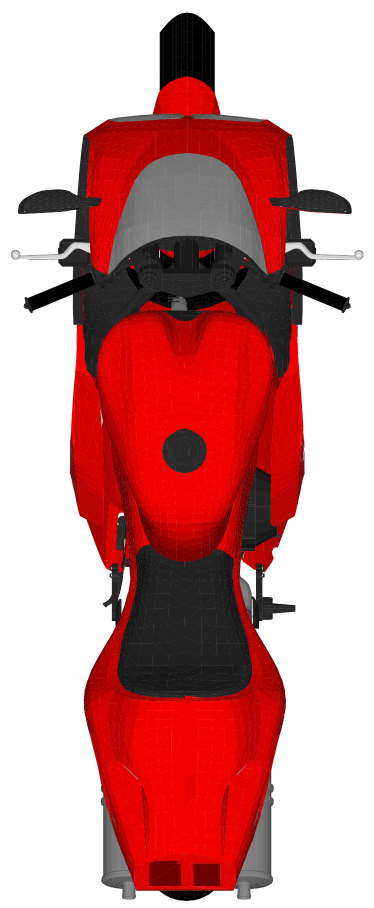
#> input picture image/car_class/motorcycle.png, 747 x 1816 px (shown at 1/2 size)
$ python test_motor.py
#> lines starting #> are read from the running program, lines starting #| are printed output that depends on the picture
import os
import json

import pandas as pd
import matplotlib.pyplot as plt
import matplotlib.animation as animation
import matplotlib.image as mpimg
from matplotlib.offsetbox import OffsetImage, AnnotationBbox
from scipy.spatial import KDTree
from pykalman import KalmanFilter
from sklearn.gaussian_process import GaussianProcessRegressor
from sklearn.gaussian_process.kernels import RBF, ConstantKernel as C
from sklearn.preprocessing import StandardScaler

# 设置文件夹路径
json_folder = "../data/video_data/"
output_folder = "../data/animation/test"

# 确保输出目录存在
os.makedirs(output_folder, exist_ok=True)

# 读取车辆图像
motorcycle_img = mpimg.imread('../image/car_class/motorcycle.png')
#> motorcycle_img is the input picture: shape (1816, 747, 4) float32; mean R, G, B, A 0.275, 0.0391, 0.0391, 0.48
auto_img = mpimg.imread('../image/car_class/auto.png')
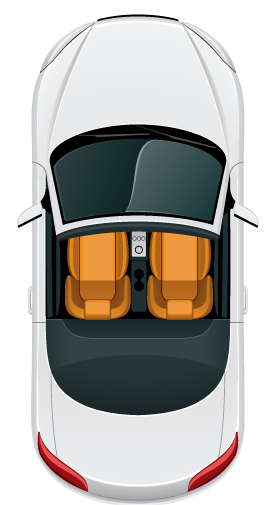
#> input picture image/car_class/auto.png, 278 x 505 px
#> auto_img is the input picture: shape (505, 278, 4) float32; mean R, G, B, A 0.409, 0.397, 0.377, 0.697
truck_img = mpimg.imread('../image/car_class/truck.png')
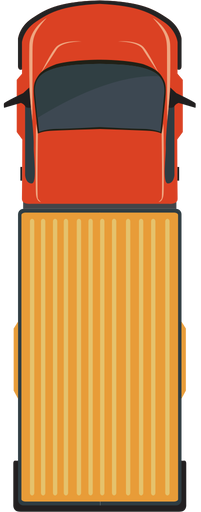
#> input picture image/car_class/truck.png, 201 x 512 px
#> truck_img is the input picture: shape (512, 201, 4) float32; mean R, G, B, A 0.612, 0.388, 0.199, 0.806
# 读取第一辆车替换图像(第一辆车默认变道车)
first_motorcycle_img = mpimg.imread('../image/car_class/first_motorcycle.png')
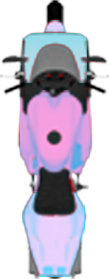
#> input picture image/car_class/first_motorcycle.png, 109 x 279 px
#> first_motorcycle_img is the input picture: shape (279, 109, 4) float32; mean R, G, B, A 0.764, 0.739, 0.802, 0.539
first_auto_img = mpimg.imread('../image/car_class/first_auto.png')
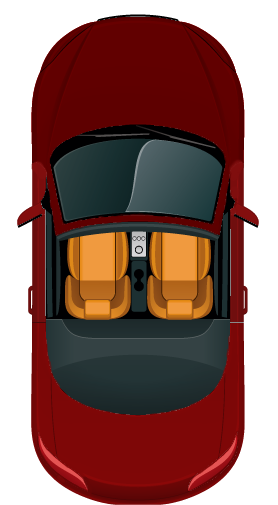
#> input picture image/car_class/first_auto.png, 278 x 505 px
#> first_auto_img is the input picture: shape (505, 278, 4) float32; mean R, G, B, A 0.454, 0.289, 0.267, 0.698
first_truck_img = mpimg.imread('../image/car_class/first_truck.png')
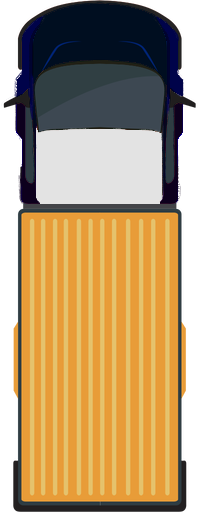
#> input picture image/car_class/first_truck.png, 201 x 512 px
#> first_truck_img is the input picture: shape (512, 201, 4) float32; mean R, G, B, A 0.551, 0.447, 0.304, 0.808

# 单位换算因子(英尺转米)
FEET_TO_METERS = 0.3048

# 设定全屏幕绘制的场景范围
SCREEN_X_MIN, SCREEN_X_MAX = 0, 10
SCREEN_Y_MIN, SCREEN_Y_MAX = -50, 400

# 指定要读取的 JSON 文件名称
specified_json_file = "i-80~1620.json"
json_path = os.path.join(json_folder, specified_json_file)

# 读取指定的 JSON 文件
#> (the run stopped early here; a loop or call above may not have finished)
